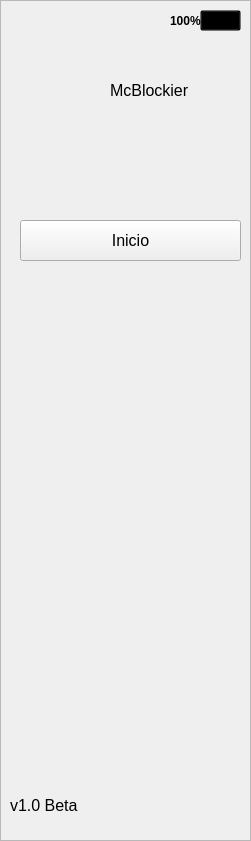
   <widget class="QFrame" name="siderBar">
    <property name="geometry">
     <rect>
      <x>19</x>
      <y>10</y>
      <width>251</width>
      <height>841</height>
     </rect>
    </property>
    <property name="autoFillBackground">
     <bool>false</bool>
    </property>
    <property name="styleSheet">
     <string notr="true"/>
    </property>
    <property name="frameShape">
     <enum>QFrame::StyledPanel</enum>
    </property>
    <property name="frameShadow">
     <enum>QFrame::Raised</enum>
    </property>
    <widget class="QPushButton" name="buttonHome">
     <property name="geometry">
      <rect>
       <x>20</x>
       <y>220</y>
       <width>221</width>
       <height>41</height>
      </rect>
     </property>
     <property name="font">
      <font>
       <family>Segoe UI</family>
       <pointsize>12</pointsize>
      </font>
     </property>
     <property name="cursor">
      <cursorShape>PointingHandCursor</cursorShape>
     </property>
     <property name="toolTip">
      <string>Inicio</string>
     </property>
     <property name="autoFillBackground">
      <bool>false</bool>
     </property>
     <property name="styleSheet">
      <string notr="true"/>
     </property>
     <property name="text">
      <string>Inicio</string>
     </property>
    </widget>
    <widget class="QLabel" name="label">
     <property name="geometry">
      <rect>
       <x>10</x>
       <y>790</y>
       <width>131</width>
       <height>31</height>
      </rect>
     </property>
     <property name="font">
      <font>
       <family>Segoe UI</family>
       <pointsize>12</pointsize>
      </font>
     </property>
     <property name="text">
      <string>v1.0 Beta</string>
     </property>
    </widget>
    <widget class="QLabel" name="setUserName">
     <property name="geometry">
      <rect>
       <x>110</x>
       <y>70</y>
       <width>131</width>
       <height>41</height>
      </rect>
     </property>
     <property name="font">
      <font>
       <family>Segoe UI</family>
       <pointsize>12</pointsize>
      </font>
     </property>
     <property name="text">
      <string>McBlockier</string>
     </property>
    </widget>
    <widget class="QPushButton" name="battery">
     <property name="geometry">
      <rect>
       <x>200</x>
       <y>10</y>
       <width>41</width>
       <height>21</height>
      </rect>
     </property>
     <property name="styleSheet">
      <string notr="true">background-color:transparent;</string>
     </property>
     <property name="text">
      <string/>
     </property>
     <property name="icon">
      <iconset>
       <normaloff>../Resources/bateria-llena.png</normaloff>../Resources/bateria-llena.png</iconset>
     </property>
    </widget>
    <widget class="QLabel" name="lbCharge">
     <property name="geometry">
      <rect>
       <x>170</x>
       <y>10</y>
       <width>31</width>
       <height>21</height>
      </rect>
     </property>
     <property name="font">
      <font>
       <family>Segoe UI</family>
       <weight>75</weight>
       <bold>true</bold>
      </font>
     </property>
     <property name="text">
      <string>100%</string>
     </property>
    </widget>
   </widget>
